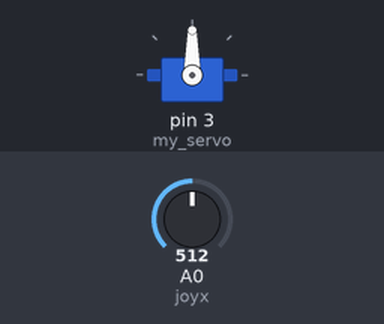
This sketch was run on a simulated Arduino Uno, built with avr-gcc and run on an emulated ATmega328P. Parts: servo. Inputs (shaded band) come from the test bench; at power-on: A0 (joyx) = 512.

Above: at 1.2 s.
1.3 s: A0 (joyx) set to 716
At 2.4 s:
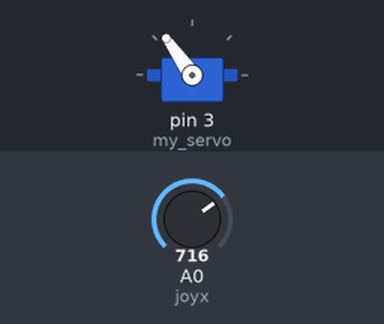
2.8 s: A0 (joyx) set to 900
At 3.6 s:
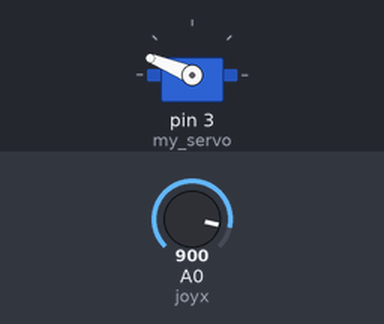
4.3 s: A0 (joyx) set to 1023
At 4.7 s:
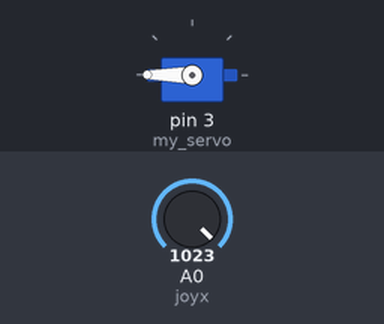
5.8 s: A0 (joyx) set to 306
At 7.0 s:
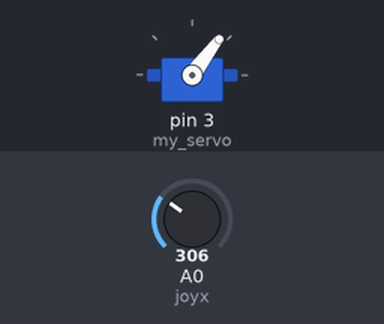
7.3 s: A0 (joyx) set to 122
At 8.2 s:
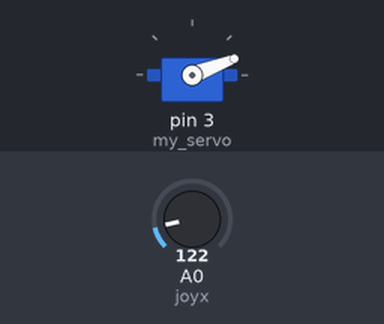
Timing chart, 0 to 9.8 s (numbered marks = the images above; inputs shaded):
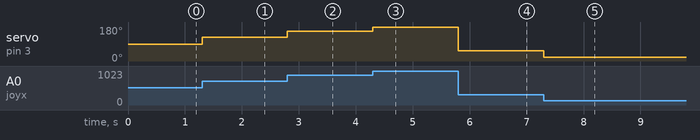

Measured:
- after the input at 1.3 s, servo on pin 3 (my_servo): 90° → 125° at once
- after the input at 2.8 s, servo on pin 3 (my_servo): 125° → 158° at once
- after the input at 4.3 s, servo on pin 3 (my_servo): 158° → 180° at once
- after the input at 5.8 s, servo on pin 3 (my_servo): 180° → 53° at once
- after the input at 7.3 s, servo on pin 3 (my_servo): 53° → 21° at once

The sketch:

servo_control_ex1.ino
```cpp
/* The following is a quick sketch to establish control of the servo and to test
 *  control by joystick in a clockwise and anti-colockwise direction and over a 180
 *  degree range.
 *  Greymatter66 - Aug 8th 2020
 */
#include<Servo.h>                //Include Servo library.

Servo my_servo;                  //Initialize servo object.

int joyx= A0;                    //X-axis of joystick read in on Analog 0.

int joyval;                      //Variable to store value read in on A0.

void setup()
{
  my_servo.attach(3);           //Attach the servo object to pin 3.
}

void loop()
{
  joyval=analogRead(joyx);                //Read in the value from joystick.
  joyval=map(joyval, 0, 1023, 0, 180);    //Map the value range from analog in to a range of 0-180 degrees.
  my_servo.write(joyval);                 //Write the value to the servo to create movement.
}
```
